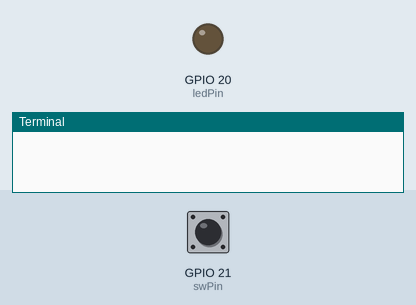
This program was run on a simulated Raspberry Pi (BCM pin numbers). Parts: output pins drawn as LEDs (lit = HIGH), the last lines printed to the terminal. The inputs (shaded band) are chosen by the test bench; at power-on: GPIO 21 (swPin) HIGH.

Above: at 1.2 s.
1.3 s: GPIO 21 (swPin) pulled LOW for 0.15 s
At 2.2 s:
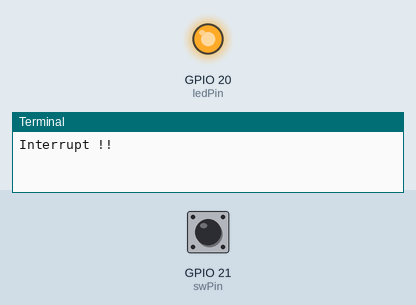
2.9 s: GPIO 21 (swPin) pulled LOW for 1 s
At 4.6 s:
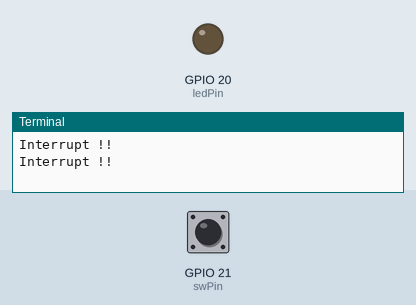
5.4 s: GPIO 21 (swPin) pulled LOW for 3.2 s
At 9.4 s:
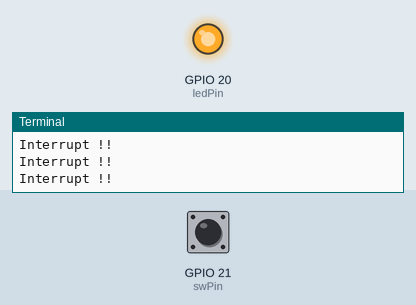
Timing chart, 0 to 10.9 s (numbered marks = the images above; inputs shaded):
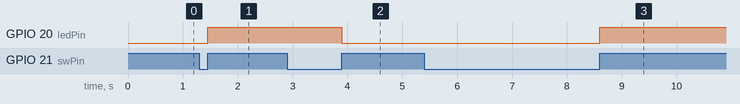

The program:

interrupt.py
```python
import RPi.GPIO as GPIO
import time

swPin = 21
ledPin = 20
state = False

GPIO.setmode(GPIO.BCM)
GPIO.setup(swPin, GPIO.IN)
GPIO.setup(ledPin, GPIO.OUT)
def callbackfunc (channel):
	global state
	print("Interrupt !!")
	if state:
		state = False
	else:
		state = True

GPIO.add_event_detect(swPin, GPIO.RISING, callback=callbackfunc)

try:
	while True:
		GPIO.output(ledPin, state)
except KeyboardInterrupt:
	GPIO.cleanup()
```

Measured:
- after the input at 1.3 s, GPIO 20 (ledPin): LOW → HIGH after 0.15 s
- after the input at 2.9 s, GPIO 20 (ledPin): HIGH → LOW after 1.0 s
- after the input at 5.4 s, GPIO 20 (ledPin): LOW → HIGH after 3.2 s
